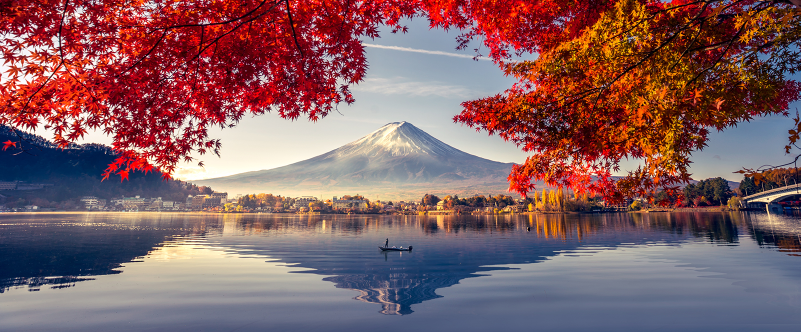
#> input picture Dominant_Color_Extraction/Images/Landscape-Color.jpg, 1601 x 664 px (shown at 1/2 size)
$ jupyter execute Dominant_Color_Extraction.ipynb
#> lines starting #> are read from the running program, lines starting #| are printed output that depends on the picture
[cell 1]
import matplotlib.pyplot as plt
import cv2
from sklearn.cluster import KMeans
import numpy as np

[cell 2]
img = cv2.imread("Images/Landscape-Color.jpg")
#> img is the input picture: shape (664, 1601, 3); mean B, G, R 98.4, 94.8, 131.9
img = cv2.cvtColor(img,cv2.COLOR_RGB2BGR)
img = cv2.resize(img,(382,306))
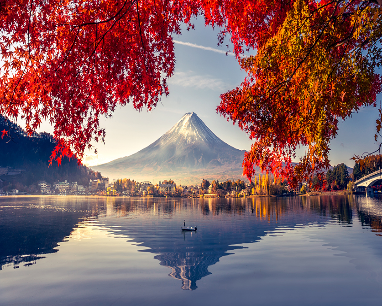
#> img: shape (306, 382, 3); mean R, G, B 131.7, 94.7, 98.3

[cell 3]
plt.imshow(img)
plt.show()

[cell 4]
X = img.reshape((-1,3))
print(X.shape)
#| (116892, 3)

[cell 5]
k = 5
model = KMeans(n_clusters=k)
model.fit(X)

[cell 6]
centroids = model.cluster_centers_

[cell 7]
colors = np.array(centroids,dtype = 'uint8')

[cell 8]
i = 1
for color in colors:
    plt.subplot(1,k,i)
    plt.axis("off")
    i+=1
    mat = np.zeros((100,100,3),dtype='uint8')
    mat[:,:,:] = color
    plt.imshow(mat)
    plt.show()
#> this loop made 5 passes
#> pass 1, `plt.show()`:
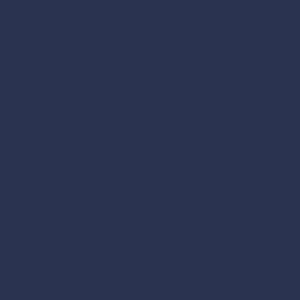
#> shown: shape (100, 100, 3) (shown 3 times larger); mean R, G, B 42, 51, 80
#> pass 2, `plt.show()`:
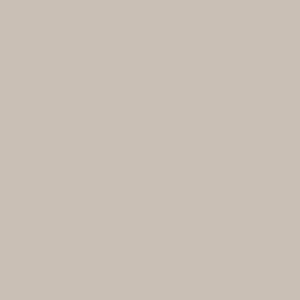
#> shown: shape (100, 100, 3) (shown 3 times larger); mean R, G, B 201, 191, 181
